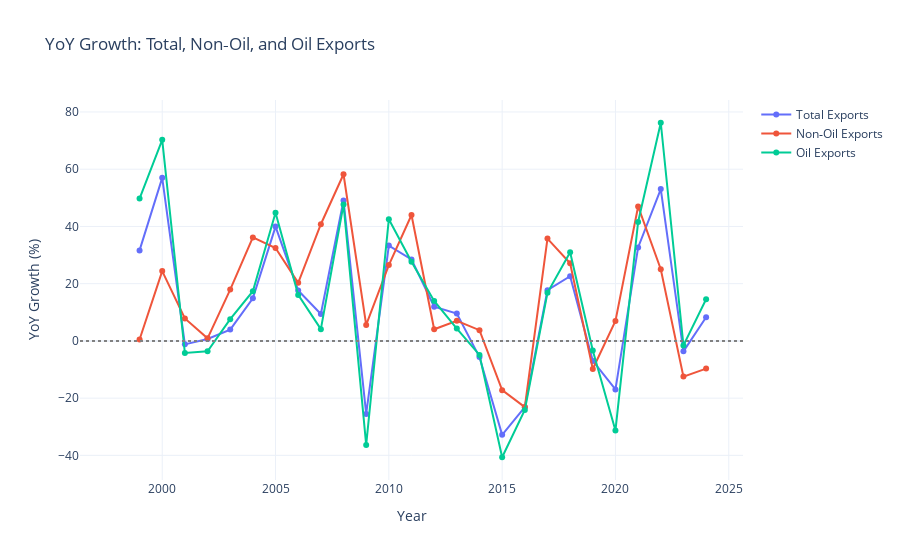

Source (notebook cell):
### Markdown cell above
## 12) Chart — YoY Growth

### Code cell
fig3 = go.Figure()
for col, label in [("YoY_Total_%","Total Exports"), ("YoY_NonOil_%","Non‑Oil Exports"), ("YoY_Oil_%","Oil Exports")]:
    fig3.add_trace(go.Scatter(x=series["year"], y=series[col], mode="lines+markers", name=label))
fig3.add_hline(y=0, line_dash="dot", line_color="gray")
fig3.update_layout(title="YoY Growth: Total, Non‑Oil, and Oil Exports",
                   xaxis_title="Year", yaxis_title="YoY Growth (%)", template="plotly_white")
fig3.show()

### Figure 1 — Plotly figure (JSON) as saved in the notebook; plotly's stock layout.template omitted (floating-point values rounded to 4 significant figures)
{"data": [{"mode": "lines+markers", "name": "Total Exports", "type": "scatter", "x": [1998, 1999, 2000, 2001, 2002, 2003, 2004, 2005, 2006, 2007, 2008, 2009, 2010, 2011, 2012, 2013, 2014, 2015, 2016, 2017, 2018, 2019, 2020, 2021, 2022, 2023, 2024], "y": [NaN, 31.63, 56.99, -1.206, 0.6554, 3.947, 14.88, 39.95, 17.65, 9.4, 49.1, -25.53, 33.31, 28.45, 11.95, 9.574, -5.629, -32.83, -23.15, 17.71, 22.6, -6.979, -16.97, 32.67, 53.06, -3.657, 8.263]}, {"mode": "lines+markers", "name": "Non‑Oil Exports", "type": "scatter", "x": [1998, 1999, 2000, 2001, 2002, 2003, 2004, 2005, 2006, 2007, 2008, 2009, 2010, 2011, 2012, 2013, 2014, 2015, 2016, 2017, 2018, 2019, 2020, 2021, 2022, 2023, 2024], "y": [NaN, 0.4834, 24.4, 7.838, 0.8884, 17.92, 36.17, 32.47, 20.28, 40.77, 58.24, 5.588, 26.48, 43.99, 4.064, 7.035, 3.76, -17.2, -23.12, 35.75, 27.14, -9.825, 6.958, 46.98, 25.04, -12.48, -9.678]}, {"mode": "lines+markers", "name": "Oil Exports", "type": "scatter", "x": [1998, 1999, 2000, 2001, 2002, 2003, 2004, 2005, 2006, 2007, 2008, 2009, 2010, 2011, 2012, 2013, 2014, 2015, 2016, 2017, 2018, 2019, 2020, 2021, 2022, 2023, 2024], "y": [NaN, 49.73, 70.29, -4.194, -3.635, 7.584, 17.38, 44.78, 16.08, 4.111, 47.68, -36.34, 42.54, 27.63, 13.96, 4.305, -4.9, -40.66, -24.12, 16.8, 30.98, -3.343, -31.29, 41.57, 76.23, -1.565, 14.57]}], "layout": {"shapes": [{"line": {"color": "gray", "dash": "dot"}, "type": "line", "x0": 0, "x1": 1, "xref": "x domain", "y0": 0, "y1": 0, "yref": "y"}], "title": {"text": "YoY Growth: Total, Non‑Oil, and Oil Exports"}, "xaxis": {"title": {"text": "Year"}}, "yaxis": {"title": {"text": "YoY Growth (%)"}}}}
